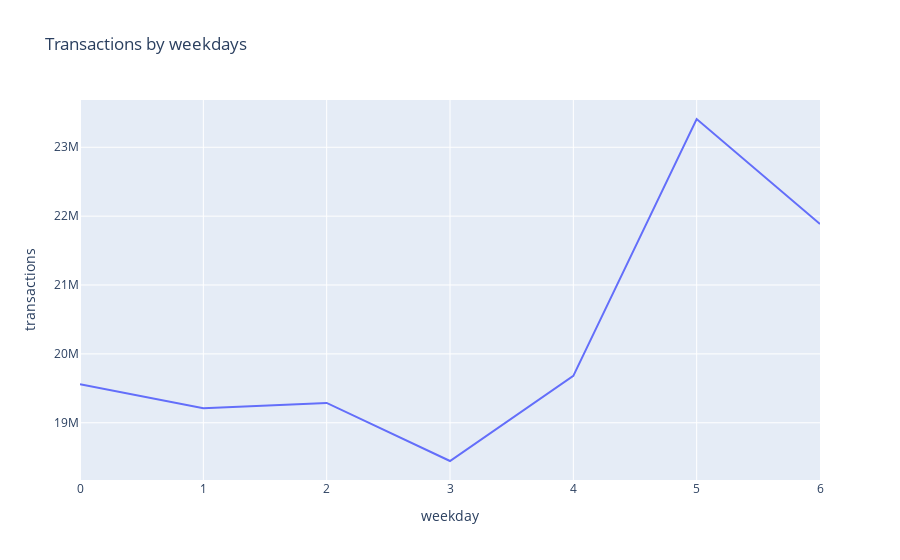

The notebook cell saved with this chart:
### Code cell
weekdays_stat = temp.groupby(temp["weekday"])["transactions"].sum()
px.line(weekdays_stat, y="transactions", title="Transactions by weekdays")

### Figure 1 — Plotly figure (JSON) as saved in the notebook; plotly's stock layout.template omitted (floating-point values rounded to 4 significant figures)
{"data": [{"hovertemplate": "weekday=%{x}<br>transactions=%{y}<extra></extra>", "legendgroup": "", "line": {"color": "#636efa", "dash": "solid"}, "marker": {"symbol": "circle"}, "mode": "lines", "name": "", "orientation": "v", "showlegend": false, "type": "scatter", "x": [0, 1, 2, 3, 4, 5, 6], "xaxis": "x", "y": [19559625, 19209297, 19287714, 18444528, 19680818, 23410630, 21886333], "yaxis": "y"}], "layout": {"legend": {"tracegroupgap": 0}, "title": {"text": "Transactions by weekdays"}, "xaxis": {"anchor": "y", "domain": [0, 1], "title": {"text": "weekday"}}, "yaxis": {"anchor": "x", "domain": [0, 1], "title": {"text": "transactions"}}}}
